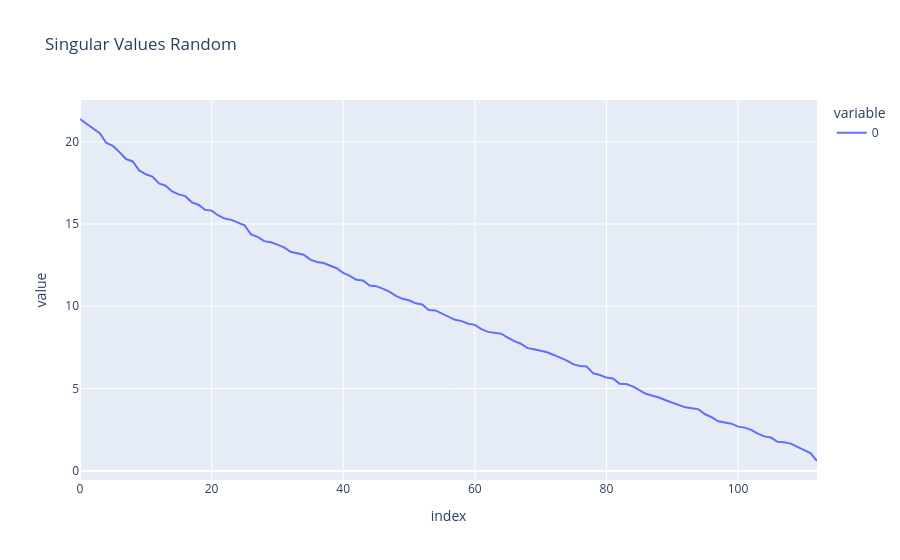
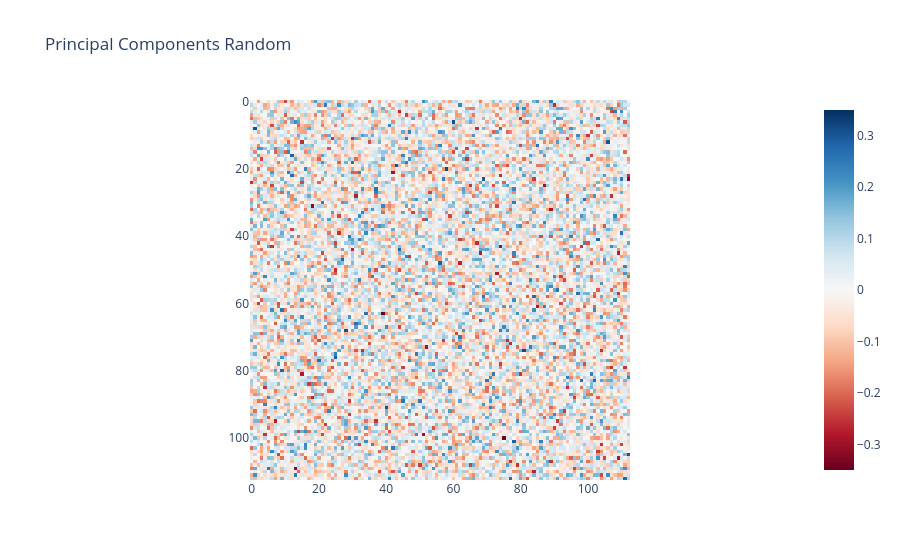

The notebook cell these images were saved under, in order:
### Code cell
# Control - random Gaussian matrix
U, S, Vh = torch.svd(torch.randn_like(W_E))
line(S, title="Singular Values Random")
imshow(U, title="Principal Components Random")

### Figure 1 — Plotly figure (JSON) as saved in the notebook; plotly's stock layout.template omitted (floating-point values rounded to 4 significant figures)
{"data": [{"hovertemplate": "variable=0<br>index=%{x}<br>value=%{y}<extra></extra>", "legendgroup": "0", "line": {"color": "#636efa", "dash": "solid"}, "marker": {"symbol": "circle"}, "mode": "lines", "name": "0", "orientation": "v", "showlegend": true, "type": "scatter", "x": [0, 1, 2, 3, 4, 5, 6, 7, 8, 9, 10, 11, 12, 13, 14, 15, 16, 17, 18, 19, 20, 21, 22, 23, 24, 25, 26, 27, 28, 29, 30, 31, 32, 33, 34, 35, 36, 37, 38, 39, 40, 41, 42, 43, 44, 45, 46, 47, 48, 49, 50, 51, 52, 53, 54, 55, 56, 57, 58, 59, 60, 61, 62, 63, 64, 65, 66, 67, 68, 69, 70, 71, 72, 73, 74, 75, 76, 77, 78, 79, 80, 81, 82, 83, 84, 85, 86, 87, 88, 89, 90, 91, 92, 93, 94, 95, 96, 97, 98, 99, 100, 101, 102, 103, 104, 105, 106, 107, 108, 109, 110, 111, 112], "xaxis": "x", "y": [21.38, 21.09, 20.83, 20.51, 19.92, 19.74, 19.37, 18.95, 18.8, 18.26, 18.02, 17.88, 17.46, 17.33, 16.98, 16.8, 16.69, 16.32, 16.17, 15.86, 15.81, 15.52, 15.33, 15.25, 15.08, 14.91, 14.37, 14.22, 13.96, 13.89, 13.75, 13.58, 13.31, 13.22, 13.13, 12.83, 12.69, 12.63, 12.46, 12.31, 12.03, 11.85, 11.61, 11.57, 11.26, 11.22, 11.08, 10.89, 10.63, 10.45, 10.36, 10.18, 10.11, 9.769, 9.751, 9.564, 9.348, 9.179, 9.099, 8.94, 8.871, 8.608, 8.445, 8.406, 8.332, 8.098, 7.884, 7.726, 7.456, 7.384, 7.299, 7.204, 7.044, 6.869, 6.702, 6.468, 6.37, 6.344, 5.927, 5.829, 5.668, 5.612, 5.288, 5.278, 5.137, 4.903, 4.686, 4.568, 4.461, 4.293, 4.144, 3.983, 3.86, 3.799, 3.738, 3.439, 3.261, 3.01, 2.943, 2.87, 2.689, 2.629, 2.495, 2.259, 2.097, 2.024, 1.764, 1.746, 1.656, 1.461, 1.282, 1.087, 0.6009], "yaxis": "y"}], "layout": {"legend": {"title": {"text": "variable"}, "tracegroupgap": 0}, "title": {"text": "Singular Values Random"}, "xaxis": {"anchor": "y", "domain": [0, 1], "title": {"text": "index"}}, "yaxis": {"anchor": "x", "domain": [0, 1], "title": {"text": "value"}}}}

### Figure 2 — Plotly figure (JSON) as saved in the notebook; plotly's stock layout.template omitted (floating-point values rounded to 4 significant figures; data arrays with more than 128 entries replaced by an {"elided": "..."} marker saying what was removed)
{"data": [{"coloraxis": "coloraxis", "hovertemplate": "x: %{x}<br>y: %{y}<br>color: %{z}<extra></extra>", "name": "0", "type": "heatmap", "xaxis": "x", "yaxis": "y", "z": {"elided": "113x113 float values"}}], "layout": {"coloraxis": {"cmid": 0, "colorscale": [[0, "rgb(103,0,31)"], [0.1, "rgb(178,24,43)"], [0.2, "rgb(214,96,77)"], [0.3, "rgb(244,165,130)"], [0.4, "rgb(253,219,199)"], [0.5, "rgb(247,247,247)"], [0.6, "rgb(209,229,240)"], [0.7, "rgb(146,197,222)"], [0.8, "rgb(67,147,195)"], [0.9, "rgb(33,102,172)"], [1, "rgb(5,48,97)"]]}, "title": {"text": "Principal Components Random"}, "xaxis": {"anchor": "y", "constrain": "domain", "domain": [0, 1], "scaleanchor": "y"}, "yaxis": {"anchor": "x", "autorange": "reversed", "constrain": "domain", "domain": [0, 1]}}}
